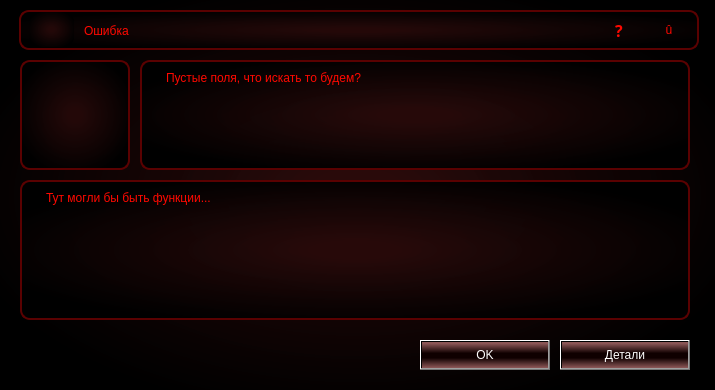
<?xml version="1.0" encoding="UTF-8"?>
<ui version="4.0">
 <class>MainWindow</class>
 <widget class="QMainWindow" name="MainWindow">
  <property name="windowModality">
   <enum>Qt::WindowModal</enum>
  </property>
  <property name="geometry">
   <rect>
    <x>0</x>
    <y>0</y>
    <width>715</width>
    <height>390</height>
   </rect>
  </property>
  <property name="windowTitle">
   <string>MainWindow</string>
  </property>
  <property name="styleSheet">
   <string notr="true">
color: rgb(255, 255, 255);
background-color: qradialgradient(spread:reflect, cx:0.5, cy:0.5, radius:0.647, fx:0.5, fy:0.5, stop:0.104478 rgba(40, 10, 10, 215), stop:0.880597 rgba(0, 0, 0, 255));

</string>
  </property>
  <property name="tabShape">
   <enum>QTabWidget::Rounded</enum>
  </property>
  <widget class="QWidget" name="centralwidget">
   <property name="styleSheet">
    <string notr="true">QFrame,  QGroupBox, QStackedWidget {
    border: 2px solid rgb(90, 1, 1);
    border-radius: 10px;
    padding: 2px;
	
}
QPushButton {
background-color: qlineargradient(spread:reflect, x1:1, y1:0.522, x2:1, y2:0, stop:0.174129 rgba(15, 0, 0, 255), stop:0.890547 rgba(161, 100, 100, 218));
color: rgb(255, 255, 255);
}

QPushButton:hover {
background-color: qlineargradient(spread:reflect, x1:1, y1:0.522, x2:1, y2:0, stop:0 rgba(102, 7, 0, 240), stop:0.80597 rgba(161, 100, 100, 218));
}

QPushButton:pressed {

background-color: qlineargradient(spread:reflect, x1:1, y1:0.522, x2:1, y2:0, stop:0 rgba(58, 4, 0, 240), stop:0.80597 rgba(161, 100, 100, 218));
padding-top: 2px;
padding-left: 3px;
}
QPlainTextEdit {
padding: 5px 20px;
color: rgb(255, 8, 0);
font: 10pt &quot;Segoe Print&quot;;
}


</string>
   </property>
   <widget class="QFrame" name="header_frame">
    <property name="geometry">
     <rect>
      <x>19</x>
      <y>10</y>
      <width>680</width>
      <height>40</height>
     </rect>
    </property>
    <property name="mouseTracking">
     <bool>true</bool>
    </property>
    <property name="tabletTracking">
     <bool>true</bool>
    </property>
    <property name="frameShape">
     <enum>QFrame::WinPanel</enum>
    </property>
    <property name="frameShadow">
     <enum>QFrame::Sunken</enum>
    </property>
    <widget class="QLabel" name="titleLabel">
     <property name="geometry">
      <rect>
       <x>60</x>
       <y>5</y>
       <width>331</width>
       <height>31</height>
      </rect>
     </property>
     <property name="mouseTracking">
      <bool>true</bool>
     </property>
     <property name="tabletTracking">
      <bool>true</bool>
     </property>
     <property name="styleSheet">
      <string notr="true">border: 0px;
background-color: rgba(255, 255, 255, 0);
font: 12pt &quot;Segoe Print&quot;;
color: rgb(255, 8, 0);</string>
     </property>
     <property name="text">
      <string>Ошибка</string>
     </property>
    </widget>
    <widget class="QFrame" name="windowButtonsFrame">
     <property name="geometry">
      <rect>
       <x>580</x>
       <y>5</y>
       <width>91</width>
       <height>30</height>
      </rect>
     </property>
     <property name="styleSheet">
      <string notr="true">background-color: rgba(255, 255, 255, 0);
border: 0px;</string>
     </property>
     <property name="frameShape">
      <enum>QFrame::WinPanel</enum>
     </property>
     <property name="frameShadow">
      <enum>QFrame::Raised</enum>
     </property>
     <widget class="QPushButton" name="questionWindowButton">
      <property name="geometry">
       <rect>
        <x>0</x>
        <y>0</y>
        <width>40</width>
        <height>30</height>
       </rect>
      </property>
      <property name="font">
       <font>
        <family>Segoe Print</family>
        <pointsize>12</pointsize>
        <weight>75</weight>
        <italic>false</italic>
        <bold>true</bold>
       </font>
      </property>
      <property name="cursor">
       <cursorShape>PointingHandCursor</cursorShape>
      </property>
      <property name="mouseTracking">
       <bool>true</bool>
      </property>
      <property name="tabletTracking">
       <bool>true</bool>
      </property>
      <property name="styleSheet">
       <string notr="true">color: rgb(255, 8, 0);
font: bold 12pt &quot;Segoe Print&quot;;
</string>
      </property>
      <property name="text">
       <string>?</string>
      </property>
     </widget>
     <widget class="QPushButton" name="closeWindowButton">
      <property name="geometry">
       <rect>
        <x>50</x>
        <y>0</y>
        <width>40</width>
        <height>30</height>
       </rect>
      </property>
      <property name="cursor">
       <cursorShape>PointingHandCursor</cursorShape>
      </property>
      <property name="mouseTracking">
       <bool>true</bool>
      </property>
      <property name="tabletTracking">
       <bool>true</bool>
      </property>
      <property name="focusPolicy">
       <enum>Qt::ClickFocus</enum>
      </property>
      <property name="styleSheet">
       <string notr="true">color: rgb(255, 8, 0);
font: 21pt &quot;Wingdings&quot;;
border: 1px
</string>
      </property>
      <property name="text">
       <string>û</string>
      </property>
      <property name="checkable">
       <bool>false</bool>
      </property>
      <property name="autoDefault">
       <bool>false</bool>
      </property>
     </widget>
    </widget>
    <widget class="QLabel" name="icon_label">
     <property name="geometry">
      <rect>
       <x>10</x>
       <y>2</y>
       <width>45</width>
       <height>35</height>
      </rect>
     </property>
     <property name="styleSheet">
      <string notr="true">border: 0px</string>
     </property>
     <property name="text">
      <string/>
     </property>
     <property name="pixmap">
      <pixmap>images/iconMin.png</pixmap>
     </property>
    </widget>
   </widget>
   <widget class="QLabel" name="label_5">
    <property name="geometry">
     <rect>
      <x>20</x>
      <y>60</y>
      <width>110</width>
      <height>110</height>
     </rect>
    </property>
    <property name="frameShape">
     <enum>QFrame::WinPanel</enum>
    </property>
    <property name="frameShadow">
     <enum>QFrame::Sunken</enum>
    </property>
    <property name="text">
     <string/>
    </property>
    <property name="pixmap">
     <pixmap>images/error_ops2.png</pixmap>
    </property>
   </widget>
   <widget class="QPlainTextEdit" name="plainTextEdit_5">
    <property name="geometry">
     <rect>
      <x>140</x>
      <y>60</y>
      <width>550</width>
      <height>110</height>
     </rect>
    </property>
    <property name="readOnly">
     <bool>true</bool>
    </property>
    <property name="plainText">
     <string>Пустые поля, что искать то будем?</string>
    </property>
   </widget>
   <widget class="QPlainTextEdit" name="plainTextEdit_6">
    <property name="geometry">
     <rect>
      <x>20</x>
      <y>180</y>
      <width>670</width>
      <height>140</height>
     </rect>
    </property>
    <property name="readOnly">
     <bool>true</bool>
    </property>
    <property name="plainText">
     <string>Тут могли бы быть функции...</string>
    </property>
   </widget>
   <widget class="QPushButton" name="btn_ok">
    <property name="geometry">
     <rect>
      <x>420</x>
      <y>340</y>
      <width>130</width>
      <height>30</height>
     </rect>
    </property>
    <property name="text">
     <string>OK</string>
    </property>
   </widget>
   <widget class="QPushButton" name="btn_details">
    <property name="geometry">
     <rect>
      <x>560</x>
      <y>340</y>
      <width>130</width>
      <height>30</height>
     </rect>
    </property>
    <property name="text">
     <string>Детали</string>
    </property>
   </widget>
  </widget>
 </widget>
 <resources/>
 <connections/>
</ui>
